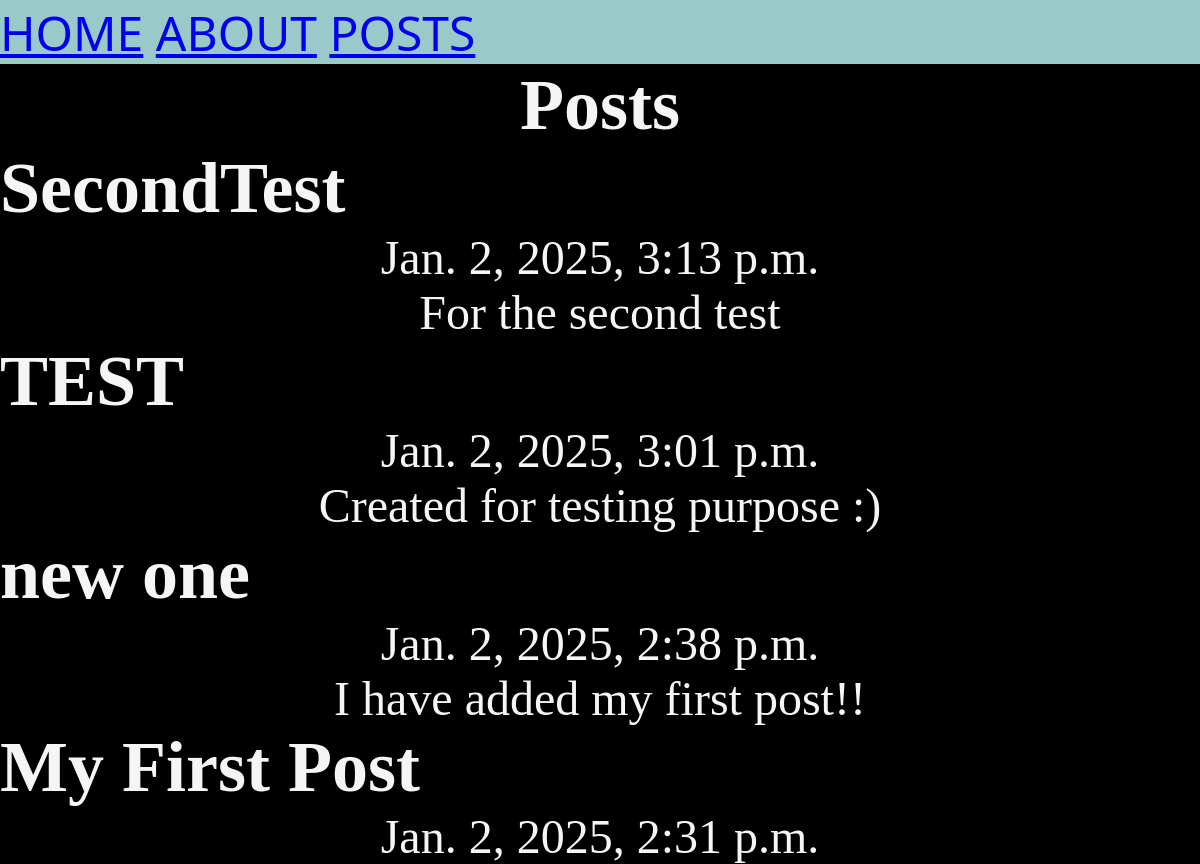
/posts/, run on the app's committed database.
### posts/models.py (models this page shows, shortened)
class Post(models.Model):
    title  = models.CharField(max_length=75)
    body  = models.TextField()
    slug = models.SlugField()
    date = models.DateTimeField(auto_now_add=True)

### posts/views.py (the view)
# urls.py: path('', views.posts_lists, name='posts'),
def posts_lists(request):
    posts = Post.objects.all().order_by('-date')
    return render(request ,'posts/posts_list.html',{'posts':posts})

### posts/templates/posts/posts_list.html (shortened to what this page needs)
{% extends "layout.html" %}
{% block content %}
   <section>
    <h1>Posts</h1>
    {% for post in posts %}
    <article class="post">
      <h2>
            {{ post.title }}
      </h2>
      <p>
        {{post.date}}
      </p>
      <p>
        {{post.body}}
      </p>
    </article>
    {% endfor %}
   </section>
{% endblock  %}

### templates/layout.html (shortened to what this page needs)
<!DOCTYPE html>
{% load static  %}
<html lang="en">
<head>
    <link rel="stylesheet" href="{% static 'css/style.css' %}">
</head>
<body>
    <nav class ="newnav">
      <a href="/">HOME</a>
      <a href="/about">ABOUT</a>
      <a href="/posts">POSTS</a>
    </nav>
    <main>
         {% block content  %}
        {% endblock  %}
    </main>
</body>
</html>

### static/css/style.css (style rules this page uses)
* { margin: 0; padding: 0; box-sizing: border-box; }
body { min-height: 100vh; display: grid; place-content: centre; font-size: 3rem; background-color: black; color: whitesmoke; }
h1 ,p { text-align: center; }
.newnav { display: block; background-color: rgb(154, 201, 201); height: 4rem; font-size:xl; font-family: 'Segoe UI', Tahoma, Geneva, Verdana, sans-serif; }

### data on the page
Post: title "SecondTest", date "Jan. 2, 2025, 3:13 p.m.", body "For the second test"
Post: title "TEST", date "Jan. 2, 2025, 3:01 p.m.", body "Created for testing purpose :)"
Post: title "new one", date "Jan. 2, 2025, 2:38 p.m.", body "I have added my first post!!"
Post: title "My First Post", date "Jan. 2, 2025, 2:31 p.m."
